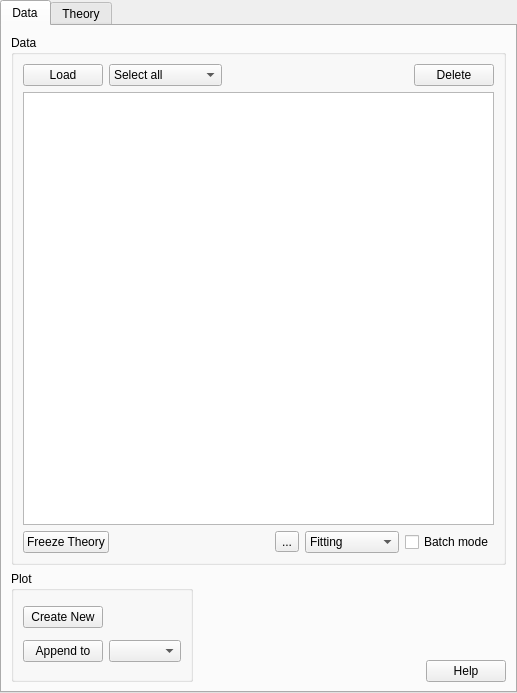
<?xml version="1.0" encoding="UTF-8"?>
<ui version="4.0">
 <class>DataLoadWidget</class>
 <widget class="QTabWidget" name="DataLoadWidget">
  <property name="geometry">
   <rect>
    <x>0</x>
    <y>0</y>
    <width>517</width>
    <height>693</height>
   </rect>
  </property>
  <property name="sizePolicy">
   <sizepolicy hsizetype="Preferred" vsizetype="Preferred">
    <horstretch>0</horstretch>
    <verstretch>0</verstretch>
   </sizepolicy>
  </property>
  <property name="windowTitle">
   <string>TabWidget</string>
  </property>
  <property name="windowIcon">
   <iconset resource="main_resources.qrc">
    <normaloff>:/res/ball.ico</normaloff>:/res/ball.ico</iconset>
  </property>
  <property name="currentIndex">
   <number>0</number>
  </property>
  <widget class="QWidget" name="dataTab">
   <attribute name="title">
    <string>Data</string>
   </attribute>
   <layout class="QGridLayout" name="gridLayout_6">
    <item row="0" column="0">
     <widget class="QGroupBox" name="groupBox">
      <property name="title">
       <string>Data</string>
      </property>
      <layout class="QGridLayout" name="gridLayout">
       <item row="0" column="0">
        <layout class="QHBoxLayout" name="horizontalLayout_2">
         <item>
          <widget class="QPushButton" name="cmdLoad">
           <property name="text">
            <string>Load</string>
           </property>
          </widget>
         </item>
         <item>
          <widget class="QComboBox" name="cbSelect">
           <property name="sizePolicy">
            <sizepolicy hsizetype="Minimum" vsizetype="Fixed">
             <horstretch>0</horstretch>
             <verstretch>0</verstretch>
            </sizepolicy>
           </property>
           <item>
            <property name="text">
             <string>Select all</string>
            </property>
           </item>
           <item>
            <property name="text">
             <string>Unselect all</string>
            </property>
           </item>
           <item>
            <property name="text">
             <string>Select all 1D</string>
            </property>
           </item>
           <item>
            <property name="text">
             <string>Unselect all 1D</string>
            </property>
           </item>
           <item>
            <property name="text">
             <string>Select all 2D</string>
            </property>
           </item>
           <item>
            <property name="text">
             <string>Unselect all 2D</string>
            </property>
           </item>
          </widget>
         </item>
         <item>
          <spacer name="horizontalSpacer_7">
           <property name="orientation">
            <enum>Qt::Horizontal</enum>
           </property>
           <property name="sizeHint" stdset="0">
            <size>
             <width>128</width>
             <height>20</height>
            </size>
           </property>
          </spacer>
         </item>
         <item>
          <widget class="QPushButton" name="cmdDeleteData">
           <property name="text">
            <string>Delete</string>
           </property>
          </widget>
         </item>
        </layout>
       </item>
       <item row="1" column="0">
        <widget class="QTreeView" name="treeView">
         <property name="contextMenuPolicy">
          <enum>Qt::NoContextMenu</enum>
         </property>
         <property name="acceptDrops">
          <bool>true</bool>
         </property>
         <property name="editTriggers">
          <set>QAbstractItemView::NoEditTriggers</set>
         </property>
         <property name="dragEnabled">
          <bool>true</bool>
         </property>
         <property name="dragDropOverwriteMode">
          <bool>true</bool>
         </property>
         <property name="dragDropMode">
          <enum>QAbstractItemView::DropOnly</enum>
         </property>
         <property name="defaultDropAction">
          <enum>Qt::CopyAction</enum>
         </property>
         <property name="selectionMode">
          <enum>QAbstractItemView::ExtendedSelection</enum>
         </property>
         <attribute name="headerVisible">
          <bool>false</bool>
         </attribute>
        </widget>
       </item>
       <item row="2" column="0">
        <layout class="QHBoxLayout" name="horizontalLayout">
         <item>
          <widget class="QPushButton" name="cmdFreeze">
           <property name="text">
            <string>Freeze Theory</string>
           </property>
          </widget>
         </item>
         <item>
          <spacer name="horizontalSpacer">
           <property name="orientation">
            <enum>Qt::Horizontal</enum>
           </property>
           <property name="sizeHint" stdset="0">
            <size>
             <width>58</width>
             <height>20</height>
            </size>
           </property>
          </spacer>
         </item>
         <item>
          <widget class="QToolButton" name="cmdSendTo">
           <property name="text">
            <string>...</string>
           </property>
           <property name="icon">
            <iconset resource="main_resources.qrc">
             <normaloff>:/res/file_send-128.png</normaloff>:/res/file_send-128.png</iconset>
           </property>
           <property name="iconSize">
            <size>
             <width>32</width>
             <height>32</height>
            </size>
           </property>
          </widget>
         </item>
         <item>
          <widget class="QComboBox" name="cbFitting">
           <property name="sizePolicy">
            <sizepolicy hsizetype="Minimum" vsizetype="Fixed">
             <horstretch>0</horstretch>
             <verstretch>0</verstretch>
            </sizepolicy>
           </property>
           <property name="sizeAdjustPolicy">
            <enum>QComboBox::AdjustToContents</enum>
           </property>
           <item>
            <property name="text">
             <string>Fitting</string>
            </property>
           </item>
           <item>
            <property name="text">
             <string>Pr inversion</string>
            </property>
           </item>
           <item>
            <property name="text">
             <string>Invariant</string>
            </property>
           </item>
          </widget>
         </item>
         <item>
          <widget class="QCheckBox" name="chkBatch">
           <property name="text">
            <string>Batch mode</string>
           </property>
          </widget>
         </item>
        </layout>
       </item>
      </layout>
     </widget>
    </item>
    <item row="1" column="0">
     <layout class="QGridLayout" name="gridLayout_2">
      <item row="0" column="0">
       <widget class="QGroupBox" name="groupBox_3">
        <property name="title">
         <string>Plot</string>
        </property>
        <layout class="QGridLayout" name="gridLayout_3">
         <item row="0" column="0">
          <widget class="QPushButton" name="cmdNew">
           <property name="text">
            <string>Create New</string>
           </property>
          </widget>
         </item>
         <item row="1" column="0">
          <widget class="QPushButton" name="cmdAppend">
           <property name="text">
            <string>Append to</string>
           </property>
          </widget>
         </item>
         <item row="1" column="1">
          <widget class="QComboBox" name="cbgraph">
           <property name="sizePolicy">
            <sizepolicy hsizetype="Minimum" vsizetype="Fixed">
             <horstretch>0</horstretch>
             <verstretch>0</verstretch>
            </sizepolicy>
           </property>
           <property name="sizeAdjustPolicy">
            <enum>QComboBox::AdjustToContents</enum>
           </property>
          </widget>
         </item>
        </layout>
       </widget>
      </item>
      <item row="0" column="1">
       <spacer name="horizontalSpacer_3">
        <property name="orientation">
         <enum>Qt::Horizontal</enum>
        </property>
        <property name="sizeHint" stdset="0">
         <size>
          <width>108</width>
          <height>111</height>
         </size>
        </property>
       </spacer>
      </item>
      <item row="0" column="2" alignment="Qt::AlignBottom">
       <widget class="QPushButton" name="cmdHelp">
        <property name="text">
         <string>Help</string>
        </property>
       </widget>
      </item>
     </layout>
    </item>
   </layout>
  </widget>
  <widget class="QWidget" name="theoryTab">
   <attribute name="title">
    <string>Theory</string>
   </attribute>
   <layout class="QGridLayout" name="gridLayout_8">
    <item row="0" column="0">
     <widget class="QGroupBox" name="groupBox_2">
      <property name="title">
       <string>Theory</string>
      </property>
      <layout class="QGridLayout" name="gridLayout_4">
       <item row="0" column="0">
        <layout class="QHBoxLayout" name="horizontalLayout_3">
         <item>
          <spacer name="horizontalSpacer_5">
           <property name="orientation">
            <enum>Qt::Horizontal</enum>
           </property>
           <property name="sizeHint" stdset="0">
            <size>
             <width>353</width>
             <height>20</height>
            </size>
           </property>
          </spacer>
         </item>
         <item>
          <widget class="QPushButton" name="cmdDeleteTheory">
           <property name="text">
            <string>Delete</string>
           </property>
          </widget>
         </item>
        </layout>
       </item>
       <item row="1" column="0">
        <widget class="QTreeView" name="freezeView">
         <attribute name="headerVisible">
          <bool>false</bool>
         </attribute>
        </widget>
       </item>
      </layout>
     </widget>
    </item>
    <item row="1" column="0">
     <layout class="QGridLayout" name="gridLayout_5">
      <item row="0" column="0">
       <widget class="QGroupBox" name="groupBox_4">
        <property name="title">
         <string>Plot</string>
        </property>
        <layout class="QGridLayout" name="gridLayout_7">
         <item row="0" column="0">
          <widget class="QPushButton" name="cmdNew_2">
           <property name="text">
            <string>Create New</string>
           </property>
          </widget>
         </item>
         <item row="1" column="0">
          <widget class="QPushButton" name="cmdAppend_2">
           <property name="text">
            <string>Append to</string>
           </property>
          </widget>
         </item>
         <item row="1" column="1">
          <widget class="QComboBox" name="cbgraph_2">
           <property name="sizePolicy">
            <sizepolicy hsizetype="Minimum" vsizetype="Fixed">
             <horstretch>0</horstretch>
             <verstretch>0</verstretch>
            </sizepolicy>
           </property>
           <property name="sizeAdjustPolicy">
            <enum>QComboBox::AdjustToContents</enum>
           </property>
           <item>
            <property name="text">
             <string>Graph1</string>
            </property>
           </item>
          </widget>
         </item>
        </layout>
       </widget>
      </item>
      <item row="0" column="1">
       <spacer name="horizontalSpacer_4">
        <property name="orientation">
         <enum>Qt::Horizontal</enum>
        </property>
        <property name="sizeHint" stdset="0">
         <size>
          <width>108</width>
          <height>111</height>
         </size>
        </property>
       </spacer>
      </item>
      <item row="0" column="2" alignment="Qt::AlignBottom">
       <widget class="QPushButton" name="cmdHelp_2">
        <property name="text">
         <string>Help</string>
        </property>
       </widget>
      </item>
     </layout>
    </item>
   </layout>
  </widget>
  <action name="actionDataInfo">
   <property name="text">
    <string>Data Info</string>
   </property>
  </action>
  <action name="actionSaveAs">
   <property name="text">
    <string>Save As</string>
   </property>
  </action>
  <action name="actionQuickPlot">
   <property name="text">
    <string>Quick Plot</string>
   </property>
  </action>
  <action name="actionQuick3DPlot">
   <property name="text">
    <string>Quick 3DPlot (slow)</string>
   </property>
  </action>
  <action name="actionEditMask">
   <property name="text">
    <string>Edit Mask</string>
   </property>
  </action>
 </widget>
 <resources>
  <include location="main_resources.qrc"/>
 </resources>
 <connections/>
</ui>
